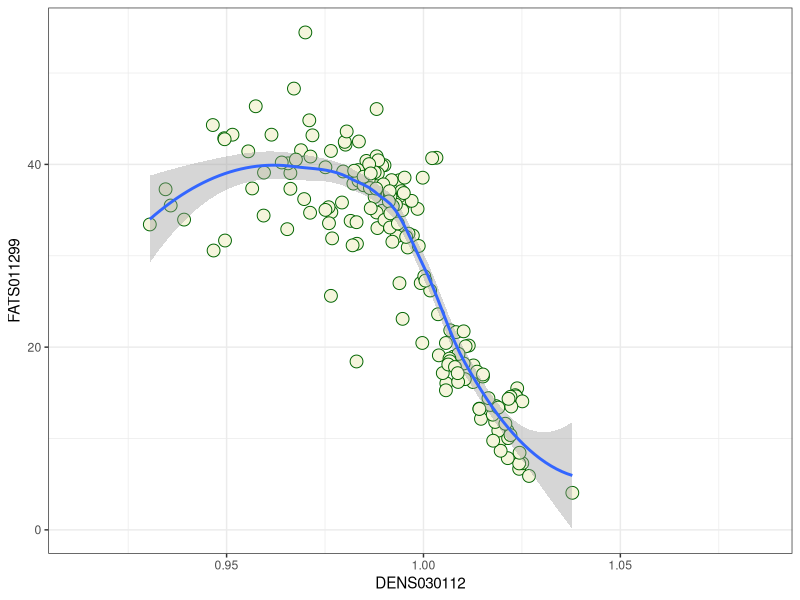

R code for this plot:
# Clean Up environment ---------------------------------------------------
rm(list=ls())

# Packages ---------------------------------------------------------------
library(readxl)
library(readr)
library(dplyr)
library(tidyr)
library(ggplot2)

# Data Input -------------------------------------------------------------
data.in <- read_excel("cream.xlsx")

## Data Cleaning ---------------------------------------------------------

# Remove duplicates ------------------------------------------------------

data.density <- data.in %>%
        filter(ANALYSIS == "DENS030112")
data.density <- data.density[!duplicated(data.density$SAMPLE_NUMBER),]

data.fat <- data.in %>%
        filter(ANALYSIS == "FATS011299")
data.fat <- data.fat[!duplicated(data.fat$SAMPLE_NUMBER),]

# Remove fat results that do not have a density --------------------------
data.all <- data.fat %>%
        filter(SAMPLE_NUMBER %in% data.density$SAMPLE_NUMBER)

# Combine ands simplify --------------------------------------------------
data.all2 <- rbind(data.all, data.density)

data.in_3 <- data.all2[, c(1,4,7)]

data.in_4 <- spread(data.in_3, ANALYSIS, ENTRY)

# Graph ------------------------------------------------------------------

fat_dens_plot <- ggplot(data.in_4, aes(x=DENS030112, y=FATS011299)) +
                        geom_point(size=4, shape=21, col = "darkgreen", fill = "beige") +
                        geom_smooth(method=loess) +
        theme_bw()
                        
fat_dens_plot
